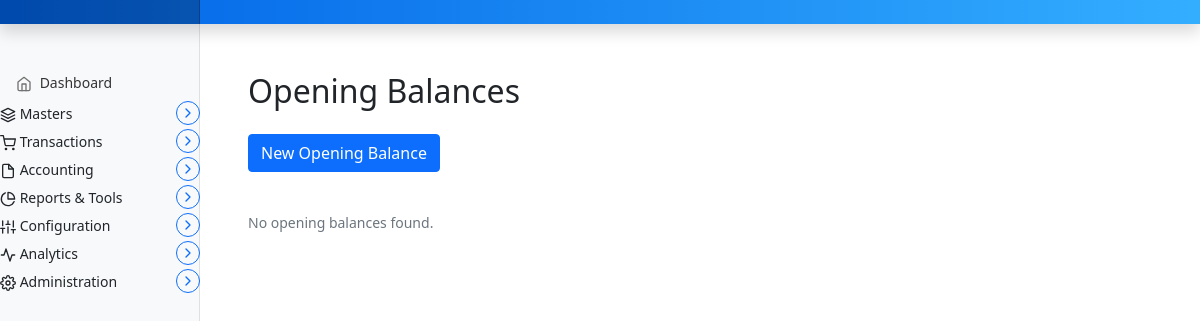
The app's page /invoice/opening-balances, older data.
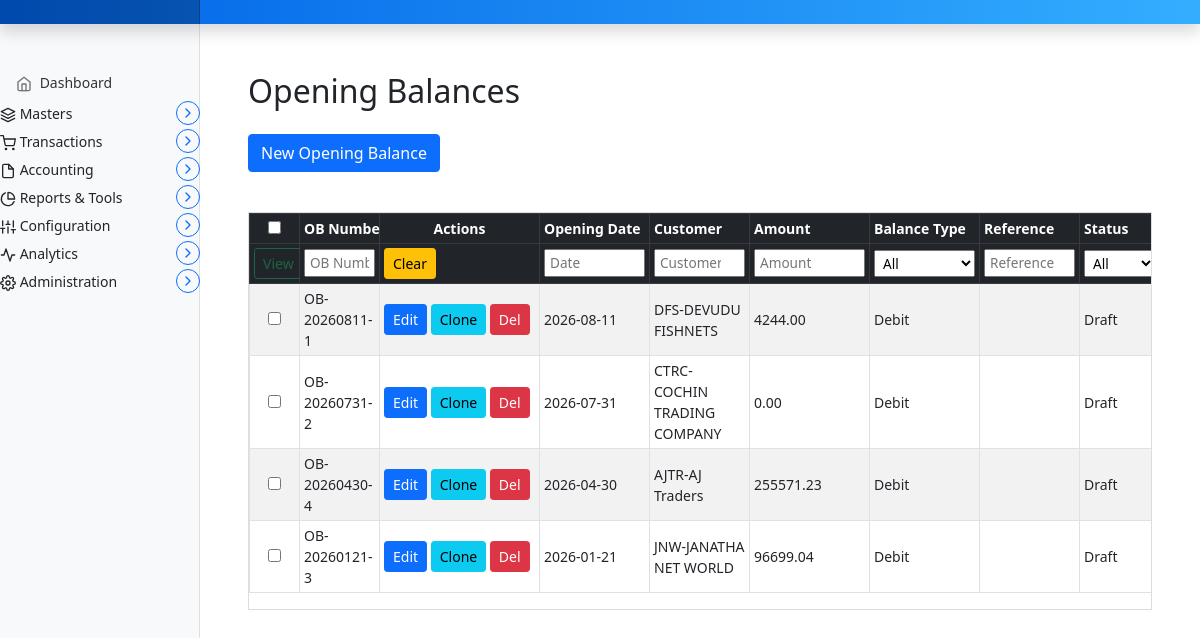
The same page, newer data.
### marania_invoice_app/models.py (models this page shows, shortened)
class OpeningBalance(models.Model):
    STATUS_CHOICES = [
        ('Draft', 'Draft'), ('Posted', 'Posted'), ('Cancelled', 'Cancelled'),
    ]
    BALANCE_TYPE_CHOICES = [
        ('Debit', 'Debit'),
        ('Credit', 'Credit'),
    ]
    opening_balance_id = models.AutoField(primary_key=True)
    ob_number = models.CharField(max_length=50, blank=True, null=True)
    opening_date = models.DateField()
    customer = models.ForeignKey(
        Parties, to_field='code', on_delete=models.DO_NOTHING,
        related_name='opening_balances', db_constraint=False,
        null=True, blank=True)
    amount = models.DecimalField(max_digits=18, decimal_places=2, default=0)
    balance_type = models.CharField(max_length=10, choices=BALANCE_TYPE_CHOICES, default='Debit')
    reference_no = models.CharField(max_length=100, blank=True, null=True)
    remarks = models.TextField(blank=True, null=True)
    display_comment = models.CharField(max_length=500, blank=True, null=True)
    status = models.CharField(max_length=20, choices=STATUS_CHOICES, default='Draft')
    updated_at = models.DateTimeField(auto_now=True)
    class Meta:
        ordering = ['-opening_date']

class Parties(models.Model):
    code = models.CharField(max_length=50, unique=True, primary_key=True)
    name = models.CharField(max_length=255)
    gst = models.CharField(max_length=20, blank=True, null=True)
    phone = models.CharField(max_length=50, blank=True, null=True)
    email = models.EmailField(blank=True, null=True)
    address_bill_to = models.TextField(blank=True, null=True)
    address_ship_to = models.TextField(blank=True, null=True)
    is_within_state = models.BooleanField(default=True)
    roles = models.ManyToManyField('PartyRole', blank=True, db_constraint=False)
    created_at = models.DateTimeField(auto_now_add=True)   # automatically set on creation
    updated_at = models.DateTimeField(auto_now=True)       # automatically set on update
    def __str__(self):
        return f"{self.code}-{self.name}"

### marania_invoice_app/views.py (the view, shortened to what this page needs)
# urls.py: path('opening-balances', views.opening_balance_entry, name='opening_balance_entry'),
def opening_balance_entry(request):
    balances = OpeningBalance.objects.all()
    parties = Parties.objects.all()
    balances_json = []
    for b in balances:
        balances_json.append({
            'opening_balance_id': b.opening_balance_id,
            'ob_number': b.ob_number or '',
            'opening_date': str(b.opening_date) if b.opening_date else '',
            'customer': str(b.customer) if b.customer else '',
            'amount': str(b.amount) if b.amount else '',
            'balance_type': b.balance_type or 'Debit',
            'reference_no': b.reference_no or '',
            'remarks': b.remarks or '',
            'display_comment': b.display_comment or '',
            'status': b.status or 'Draft',
        })
    return render(request, 'marania_invoice_app/opening_balance_entry.html', {
        'balances': balances,
        'balances_json': json.dumps(balances_json),
        'parties': parties,
    })

### templates/marania_invoice_app/opening_balance_entry.html (shortened to what this page needs)
{% extends 'partials/base.html' %}
{% load static %}
{% block main %}
<main class="col-md-9 ms-sm-auto col-lg-10 px-md-4">
  <div class="container my-5">
    <h2 class="mb-4">Opening Balances</h2>
    <button class="btn btn-primary mb-3" type="button" data-bs-toggle="collapse" data-bs-target="#obForm" aria-expanded="false" aria-controls="obForm">
      New Opening Balance
    </button>
    <div class="ob-list mt-4">
      {% if balances %}
        <div class="table-responsive invoice-table-wrapper">
          <table id="ob-table" class="table table-striped table-hover table-bordered table-sm align-middle">
            <colgroup>
              <col style="width:50px">
              <col style="width:80px">
              <col style="width:160px">
              <col style="width:110px">
              <col style="width:100px">
              <col style="width:120px">
              <col style="width:110px">
              <col style="width:100px">
              <col style="width:80px">
            </colgroup>
            <thead class="table-dark">
              <tr>
                <th scope="col" style="width:40px"><input type="checkbox" id="select-all" onchange="toggleAllCheckboxes(this)"></th>
                <th scope="col">OB Number</th>
                <th scope="col" class="col-actions">Actions</th>
                <th scope="col">Opening Date</th>
                <th scope="col">Customer</th>
                <th scope="col">Amount</th>
                <th scope="col">Balance Type</th>
                <th scope="col">Reference</th>
                <th scope="col">Status</th>
              </tr>
              <tr id="ob-filter-row">
                <th>
                  <button type="button" class="btn btn-outline-success btn-sm" id="viewSelectedBtn" onclick="viewSelected()" disabled>View</button>
                </th>
                <th><input class="filter-input" placeholder="OB Number"></th>
                <th>
                  <button class="btn btn-warning btn-sm" id="clear-filters">Clear</button>
                </th>
                <th><input class="filter-input" placeholder="Date"></th>
                <th><input class="filter-input" placeholder="Customer" list="filter_customer_list"></th>
                <th><input class="filter-input" placeholder="Amount"></th>
                <th>
                  <select class="filter-select">
                    <option value="">All</option>
                  </select>
                </th>
                <th><input class="filter-input" placeholder="Reference"></th>
                <th>
                  <select class="filter-select">
                    <option value="">All</option>
                  </select>
                </th>
              </tr>
            </thead>
            <tbody>
              {% for b in balances %}
                <tr>
                  <td><input type="checkbox" class="row-checkbox" value="{{ b.opening_balance_id }}" onchange="updateViewBtn()"></td>
                  <td>{{ b.ob_number|default:b.opening_balance_id }}</td>
                  <td>
                    <a href="javascript:void(0);" onclick="loadOB('{{ b.opening_balance_id }}')" class="btn btn-sm btn-primary">
                       Edit
                    </a>
                    <a href="javascript:void(0);" onclick="cloneOB('{{ b.opening_balance_id }}')" class="btn btn-sm btn-info">
                       Clone
                    </a>
                    <form method="POST" action="{% url 'opening_balance_entry' %}" style="display:inline;" onsubmit="return confirm('Delete this opening balance?')">
                      <button type="submit" class="btn btn-sm btn-danger">
                         Del
                      </button>
                    </form>
                  </td>
                  <td>{{ b.opening_date|date:"Y-m-d" }}</td>
                  <td>{{ b.customer|default:"" }}</td>
                  <td>{{ b.amount }}</td>
                  <td>{{ b.balance_type }}</td>
                  <td>{{ b.reference_no|default:"" }}</td>
                  <td>{{ b.status }}</td>
                </tr>
              {% endfor %}
            </tbody>
          </table>
        </div>
      {% else %}
        <p class="text-muted">No opening balances found.</p>
      {% endif %}
    </div>
  </div>
</main>
{% endblock %}

### templates/partials/base.html (shortened to what this page needs)
{% load static %}
<!doctype html>
<html lang="en">
  <head>
    <link href="{% static 'assets/css/bootstrap.min.css' %}" rel="stylesheet">
    <link href="{% static 'assets/css/dashboard.css' %}" rel="stylesheet">
  </head>
  <body>
<header class="navbar navbar-dark sticky-top"
style="background: linear-gradient(90deg, #0062E6, #33AEFF); flex-wrap: nowrap; padding: 0; box-shadow: 0 0.5rem 1rem rgba(0,0,0,.15);">
  <a class="navbar-brand col-md-3 col-lg-2 me-0 px-3" href="#"> {{ config.CompanyName }}</a>
</header>
<div class="container-fluid">
  <div class="row">
    <nav id="sidebarMenu" class="col-md-3 col-lg-2 d-md-block bg-light sidebar collapse">
      <div class="position-sticky pt-3">
        <ul class="nav flex-column">
          <li class="nav-item">
            <a class="nav-link" href="{% url 'dashboard' %}">
              <span data-feather="home"></span>
              Dashboard
            </a>
          </li>
          <li class="nav-item">
            <div class="d-flex justify-content-between align-items-center mb-1 parent-menu">
              <span>
                <span data-feather="layers"></span>
                Masters
              </span>
              <button class="collapse-btn btn btn-outline-primary btn-sm rounded-circle"
                      type="button"
                      data-bs-toggle="collapse"
                      data-bs-target="#MastersSubmenu"
                      aria-expanded="false"
                      aria-controls="MastersSubmenu">
                <span class="collapse-icon" data-feather="chevron-right"></span>
              </button>
            </div>
          </li>
          <li class="nav-item">
            <div class="d-flex justify-content-between align-items-center mb-1 parent-menu">
              <span>
                <span data-feather="shopping-cart"></span>
                Transactions
              </span>
              <button class="collapse-btn btn btn-outline-primary btn-sm rounded-circle"
                      type="button"
                      data-bs-toggle="collapse"
                      data-bs-target="#TransactionsSubmenu"
                      aria-expanded="false"
                      aria-controls="TransactionsSubmenu">
                <span class="collapse-icon" data-feather="chevron-right"></span>
              </button>
            </div>
          </li>
          <li class="nav-item">
            <div class="d-flex justify-content-between align-items-center mb-1 parent-menu">
              <span>
                <span data-feather="file"></span>
                Accounting
              </span>
              <button class="collapse-btn btn btn-outline-primary btn-sm rounded-circle"
                      type="button"
                      data-bs-toggle="collapse"
                      data-bs-target="#AccountingSubmenu"
                      aria-expanded="false"
                      aria-controls="AccountingSubmenu">
                <span class="collapse-icon" data-feather="chevron-right"></span>
              </button>
            </div>
          </li>
          <li class="nav-item">
            <div class="d-flex justify-content-between align-items-center mb-1 parent-menu">
              <span>
                <span data-feather="pie-chart"></span>
                Reports & Tools
              </span>
              <button class="collapse-btn btn btn-outline-primary btn-sm rounded-circle"
                      type="button"
                      data-bs-toggle="collapse"
                      data-bs-target="#ReportsSubmenu"
                      aria-expanded="false"
                      aria-controls="ReportsSubmenu">
                <span class="collapse-icon" data-feather="chevron-right"></span>
              </button>
            </div>
          </li>
          <li class="nav-item">
            <div class="d-flex justify-content-between align-items-center mb-1 parent-menu">
              <span>
                <span data-feather="sliders"></span>
                Configuration
              </span>
              <button class="collapse-btn btn btn-outline-primary btn-sm rounded-circle"
                      type="button"
                      data-bs-toggle="collapse"
                      data-bs-target="#ConfigurationSubmenu"
                      aria-expanded="false"
                      aria-controls="ConfigurationSubmenu">
                <span class="collapse-icon" data-feather="chevron-right"></span>
              </button>
            </div>
          </li>
          <li class="nav-item">
            <div class="d-flex justify-content-between align-items-center mb-1 parent-menu">
              <span>
                <span data-feather="activity"></span>
                Analytics
              </span>
              <button class="collapse-btn btn btn-outline-primary btn-sm rounded-circle"
                      type="button"
                      data-bs-toggle="collapse"
                      data-bs-target="#AnalyticsSubmenu"
                      aria-expanded="false"
                      aria-controls="AnalyticsSubmenu">
                <span class="collapse-icon" data-feather="chevron-right"></span>
              </button>
            </div>
          </li>
          <li class="nav-item">
            <div class="d-flex justify-content-between align-items-center mb-1 parent-menu">
              <span>
                <span data-feather="settings"></span>
                Administration
              </span>
              <button class="collapse-btn btn btn-outline-primary btn-sm rounded-circle"
                      type="button"
                      data-bs-toggle="collapse"
                      data-bs-target="#AdminSubmenu"
                      aria-expanded="false"
                      aria-controls="AdminSubmenu">
                <span class="collapse-icon" data-feather="chevron-right"></span>
              </button>
            </div>
          </li>
        </ul>
      </div>
    </nav>
  {% block main %}
  {% endblock %}
  </div>
</div>
  </body>
</html>

### static/assets/css/dashboard.css (style rules this page uses)
body { font-size: .875rem; }
.feather { width: 16px; height: 16px; vertical-align: text-bottom; }
.sidebar { position: fixed; top: 0; bottom: 0; left: 0; z-index: 100; padding: 48px 0 0; box-shadow: inset -1px 0 0 rgba(0, 0, 0, .1); }
.sidebar .nav-link { font-weight: 500; color: #333; }
.sidebar .nav-link .feather { margin-right: 4px; color: #727272; }
.navbar-brand { padding-top: .75rem; padding-bottom: .75rem; font-size: 1rem; background-color: rgba(0, 0, 0, .25); box-shadow: inset -1px 0 0 rgba(0, 0, 0, .25); }

### templates/partials/base.html (style rules this page uses)
.collapse-icon { transition: transform 0.3s ease; }
.collapse-btn { width: 24px; height: 24px; display: flex; align-items: center; justify-content: center; padding: 0; font-size: 16px; font-weight: bold; transition: all 0.3s ease; }

### templates/marania_invoice_app/opening_balance_entry.html (style rules this page uses)
.invoice-table-wrapper { max-height: 820px; overflow: auto; border: 1px solid #ddd; }
#ob-table { table-layout: fixed; }
.col-actions { text-align: center; white-space: nowrap; }
#ob-table thead th { position: sticky; top: 0; z-index: 2; white-space: nowrap; }
#ob-table th:nth-child(1), #ob-table td:nth-child(1) { text-align: center; }
#ob-table th input.filter-input, #ob-table th select.filter-select { width: 100%; box-sizing: border-box; padding: 2px 4px; font-size: 0.85rem; margin-bottom: 2px; }

Row changes from the older to the newer data that the page shows:
added OpeningBalance: ob_number "OB-20260811-1", opening_date "2026-08-11", customer "DFS-DEVUDU FISHNETS", amount "4244.00", balance_type "Debit", status "Draft"
added OpeningBalance: ob_number "OB-20260731-2", opening_date "2026-07-31", customer "CTRC-COCHIN TRADING COMPANY", amount "0.00", balance_type "Debit", status "Draft"
added OpeningBalance: ob_number "OB-20260430-4", opening_date "2026-04-30", customer "AJTR-AJ Traders", amount "255571.23", balance_type "Debit", status "Draft"
added OpeningBalance: ob_number "OB-20260121-3", opening_date "2026-01-21", customer "JNW-JANATHA NET WORLD", amount "96699.04", balance_type "Debit", status "Draft"
Text that changed along with them:
form field value: (not shown) → "☐"
form field value: (not shown) → "All"
text no longer shown: "No opening balances found."
text now shown: "OB Number Actions Opening Date Customer Amount Balance Type Reference Status View Clear"
